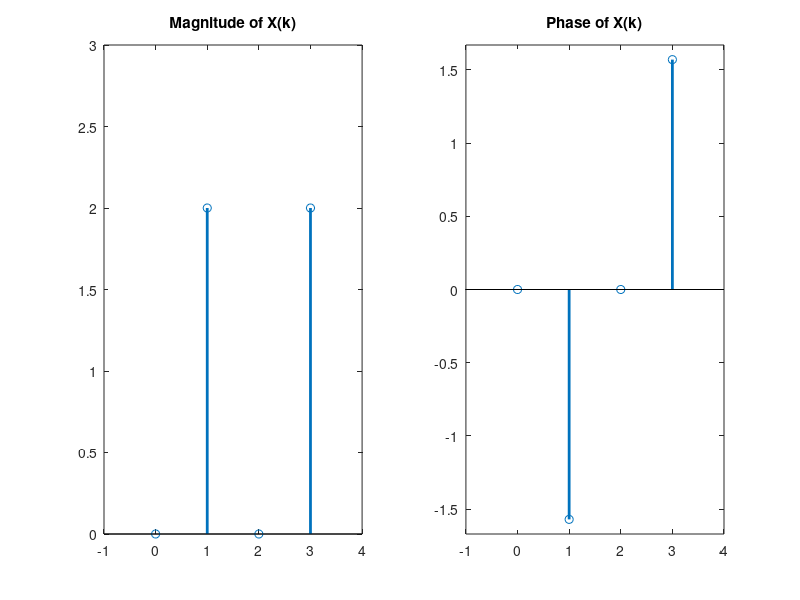

Source code (MATLAB):
clc; clear all; close all;

%DFT
N = 4;
n = 0:1:N-1;
x = sin(n*pi/2);

%DFT N=4
X = fft(x); X = transpose(X)

figure(1)
subplot(1,2,1); stem(n,abs(X),'Linewidth',2); title('Magnitude of X(k)'); 
axis([-1 N 0 max(abs(X))+1])
subplot(1,2,2); stem(n,angle(X),'Linewidth',2); title('Phase of X(k)'); 
axis([-1 N min(angle(X))-0.1 max(angle(X))+0.1])

xx = ifft(X)
